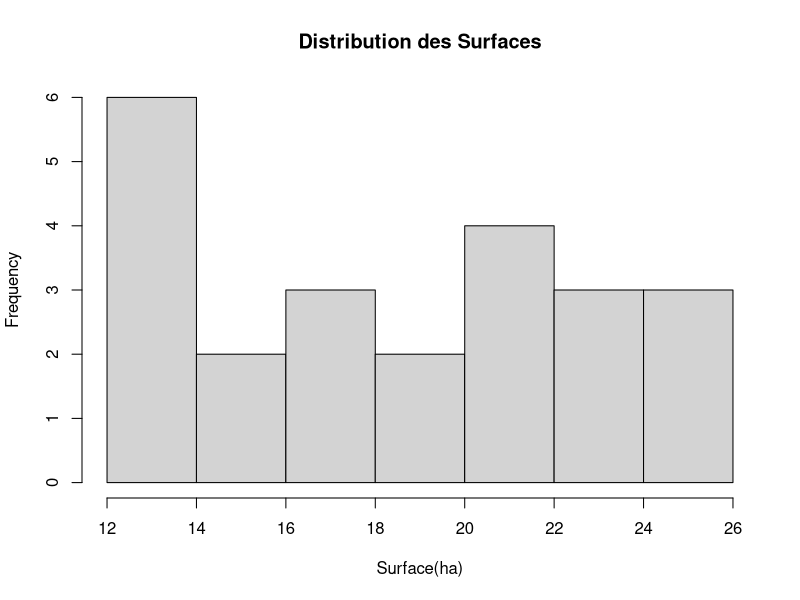
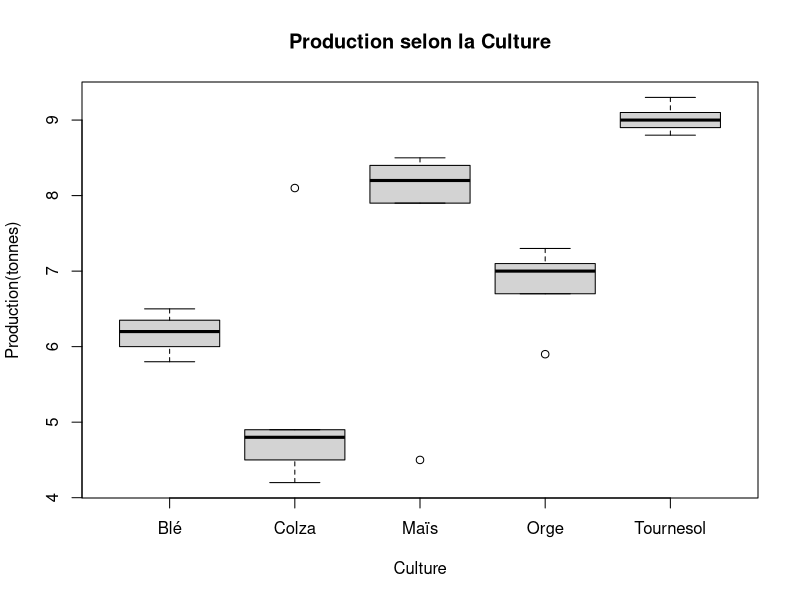
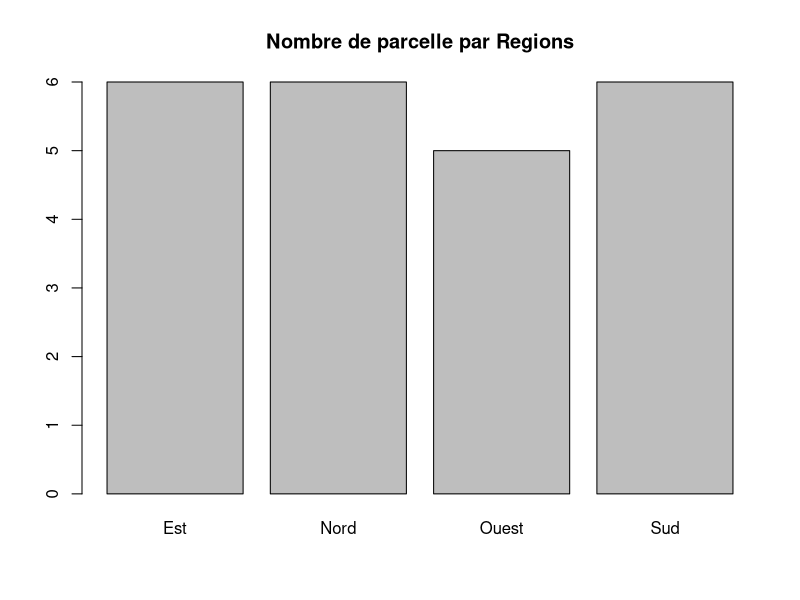
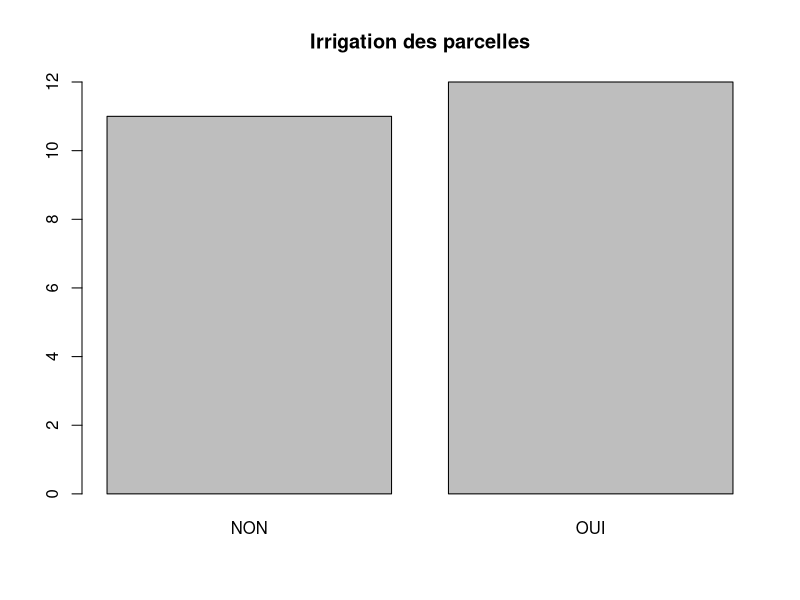
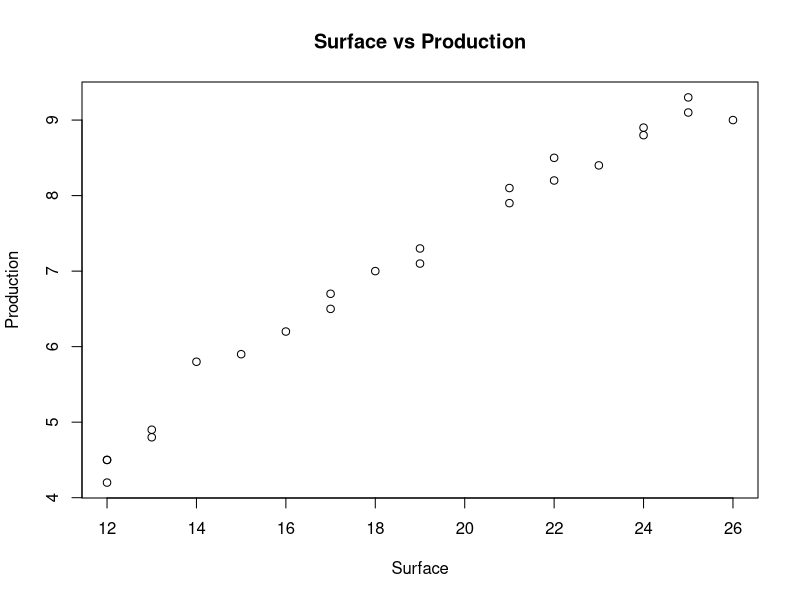

Write the R code that produced these figures, in order.
#Creation du data frame

  ID<-c(1:15,15,31,34,17,32,17,35,36,37,38)
  Region<-c("Nord","Sud","Est","Ouest","Nord","Sud","Est","Ouest","Nord","Sud","Est","Ouest","Nord","Sud","Est","Ouest","Nord","Sud","Est","Ouest","Est","Ouest","Nord","Sud","Est")
  Culture<-c("Blé","Maïs","Orge","Colza","Tournesol","Blé","Maïs","Orge","Colza","Tournesol","Blé","Maïs","Orge","Colza","Tournesol","Blé","Maïs","Orge","Colza","Tournesol","Blé","Maïs","Orge","Colza","Tournesol")
  Surface<-round(c(15.5,22.3,18.7,12.8,25.1,14.2,20.8,17.3,11.5,23.7,16.8,21.5,19.2,13.1,24.8,15.1,22.7,18.1,12.3,25.5,18.1,12.3,14.9,21.2,24.1))
  Production<-round(c(6.2,8.5,7.1,4.8,9.3,5.8,7.9,6.7,4.2,8.8,6.5,8.2,7.3,4.9,9.1,6.1,8.4,7.0,4.5,9.0,7.0,4.5,5.9,8.1,8.9),1)
  Irrigation<-c("OUI","NON","OUI","NON","OUI","NON","OUI","NON","OUI","NON","OUI","NON","OUI","NON","OUI","NON","OUI","NON","OUI","NON","NON","OUI","NON","OUI","NON")
df_agri<-data.frame(ID,Region,Culture,Surface,Production,Irrigation)

def<-df_agri

#Decouvertes des donnees

def<- na.omit(def)
library(dplyr)
def<- unique(def)
str(def)
summary(def)
anyDuplicated(def$ID)
colSums(is.na(def))
def[!complete.cases(def),]

#Netoyage des donnees
  
def<- def[!duplicated(def$ID),]
mode_stat<- function(x){
ux<-unique(x)
ux[which.max(tabulate(match(x,ux)))]
}
def$Surface[is.na(def$Surface)]<- mean(def$Surface, na.rm=TRUE)
def$Production[is.na(def$Production)]<- mean(def$Production, na.rm=TRUE)
def$Irrigation[is.na(def$Irrigation)]<- mode_stat(def$Irrigation)
colSums(is.na(def))
      
        # Statistiques Descriptives
        
summary(def[,c("Region","Culture","Irrigation")],mode_stat)
sd(def$Region)
sd(def$Surface)
sd(def$Irrigation)
sapply(def[,c("Region","Culture","Irrigation")],mode_stat)
    
        # Visualisation
        
hist(def$Surface, main="Distribution des Surfaces", xlab="Surface(ha)")
boxplot(Production~Culture, data=def, main="Production selon la Culture", xlab="Culture", ylab="Production(tonnes)")
barplot(table(def$Region),main="Nombre de parcelle par Regions")
barplot(table(def$Irrigation),main="Irrigation des parcelles")
              
                # Analyse approfondie
                
cor(def$Surface,def$Production, use="complete.obs")
plot(def$Surface,def$Production, main="Surface vs Production", xlab="Surface", ylab="Production")
aggregate(Production~Culture, data=def,FUN=mean)
aggregate(Production~Region+Culture, data=def,FUN=mean)
